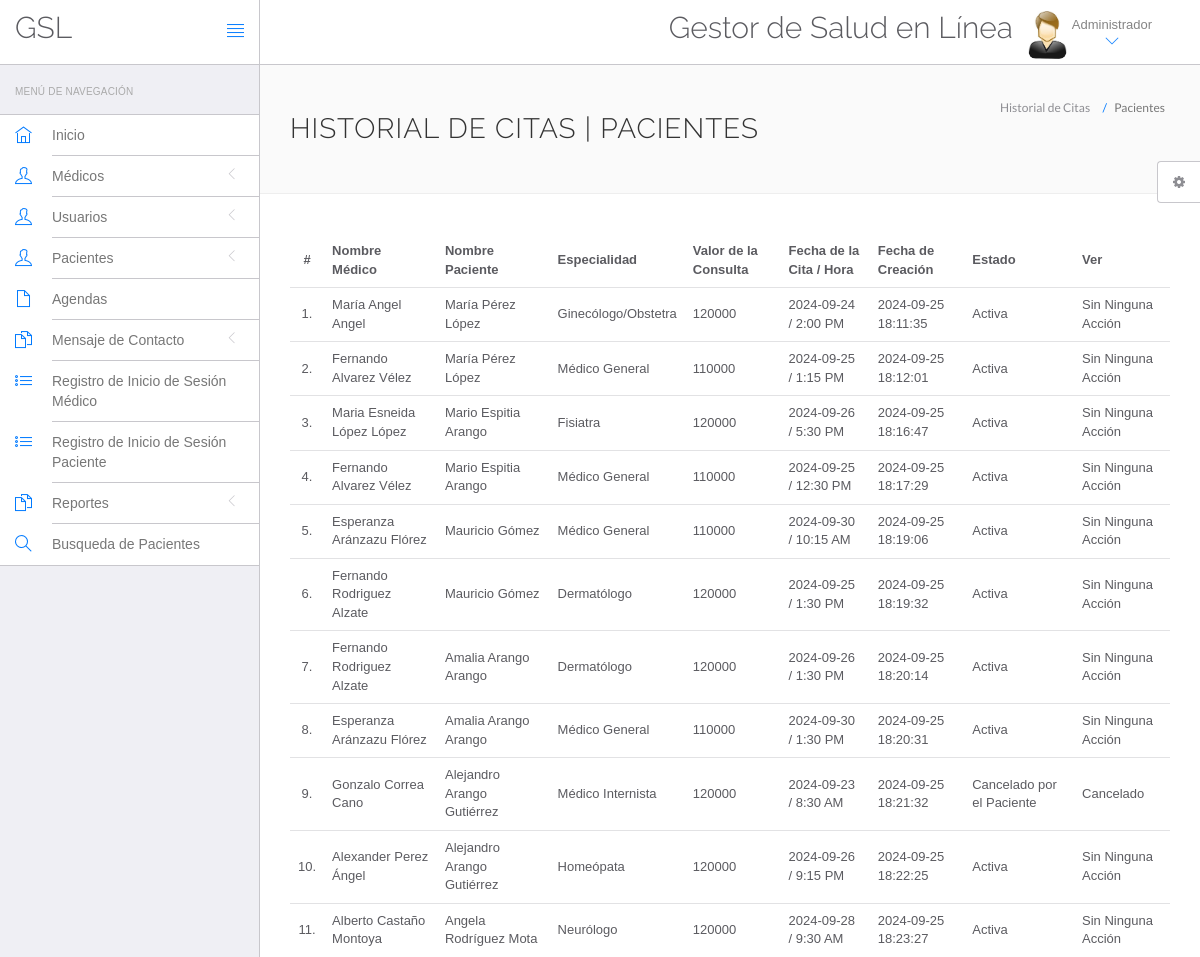
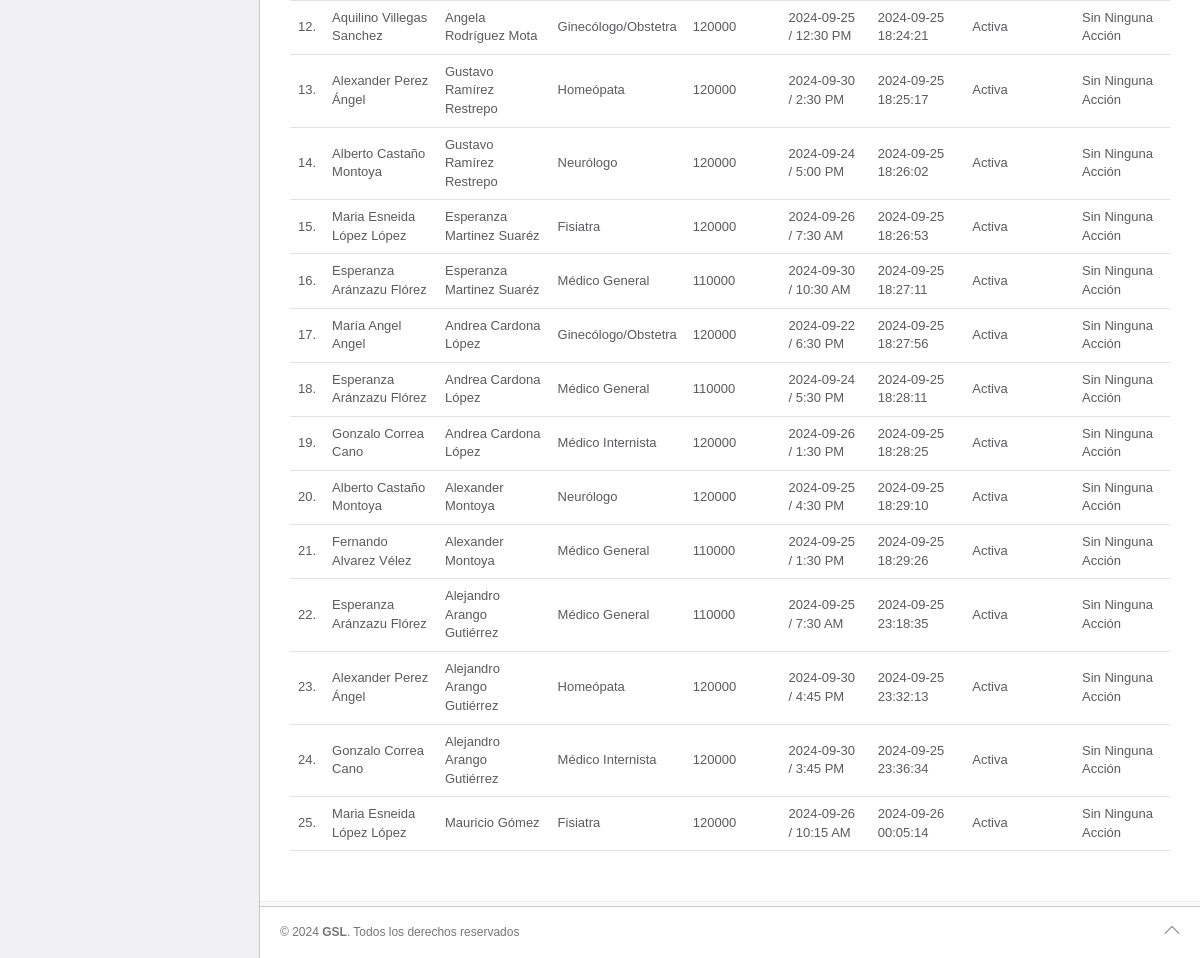
Page /hms/admin/appointment-history.php (signed in) on the committed database (2 pictures, top to bottom).
### tables this page shows
CREATE TABLE `appointment` (
  `id` int(11) NOT NULL,
  `doctorSpecialization` varchar(255) DEFAULT NULL,
  `doctorId` int(11) DEFAULT NULL,
  `userId` int(11) DEFAULT NULL,
  `consultancyFees` int(11) DEFAULT NULL,
  `appointmentDate` varchar(255) DEFAULT NULL,
  `appointmentTime` varchar(255) DEFAULT NULL,
  `postingDate` timestamp NULL DEFAULT current_timestamp(),
  `userStatus` int(11) DEFAULT NULL,
  `doctorStatus` int(11) DEFAULT NULL,
  `updationDate` timestamp NULL DEFAULT NULL ON UPDATE current_timestamp()
);

CREATE TABLE `doctors` (
  `id` int(11) NOT NULL,
  `specilization` varchar(255) DEFAULT NULL,
  `doctorName` varchar(255) DEFAULT NULL,
  `address` longtext DEFAULT NULL,
  `docFees` varchar(255) DEFAULT NULL,
  `contactno` bigint(11) DEFAULT NULL,
  `docEmail` varchar(255) DEFAULT NULL,
  `password` varchar(255) DEFAULT NULL,
  `creationDate` timestamp NULL DEFAULT current_timestamp(),
  `updationDate` timestamp NULL DEFAULT NULL ON UPDATE current_timestamp()
);

CREATE TABLE `users` (
  `id` int(11) NOT NULL,
  `fullName` varchar(255) DEFAULT NULL,
  `address` longtext DEFAULT NULL,
  `city` varchar(255) DEFAULT NULL,
  `gender` varchar(255) DEFAULT NULL,
  `email` varchar(255) DEFAULT NULL,
  `password` varchar(255) DEFAULT NULL,
  `regDate` timestamp NULL DEFAULT current_timestamp(),
  `updationDate` timestamp NULL DEFAULT NULL ON UPDATE current_timestamp()
);

### hms/admin/appointment-history.php (the view, shortened to what this page needs)
<?php
include('include/config.php');
?>
<!DOCTYPE html>
<html lang="en">
<head>
    <link rel="stylesheet" href="vendor/bootstrap/css/bootstrap.min.css">
    <link rel="stylesheet" href="vendor/fontawesome/css/font-awesome.min.css">
    <link rel="stylesheet" href="vendor/themify-icons/themify-icons.min.css">
    <link href="vendor/animate.css/animate.min.css" rel="stylesheet" media="screen">
    <link href="vendor/perfect-scrollbar/perfect-scrollbar.min.css" rel="stylesheet" media="screen">
    <link href="vendor/switchery/switchery.min.css" rel="stylesheet" media="screen">
    <link href="vendor/bootstrap-touchspin/jquery.bootstrap-touchspin.min.css" rel="stylesheet" media="screen">
    <link href="vendor/select2/select2.min.css" rel="stylesheet" media="screen">
    <link href="vendor/bootstrap-datepicker/bootstrap-datepicker3.standalone.min.css" rel="stylesheet" media="screen">
    <link href="vendor/bootstrap-timepicker/bootstrap-timepicker.min.css" rel="stylesheet" media="screen">
    <link rel="stylesheet" href="assets/css/styles.css">
    <link rel="stylesheet" href="assets/css/plugins.css">
    <link rel="stylesheet" href="assets/css/themes/theme-1.css" id="skin_color" />
</head>
<body>
    <div id="app">
        <?php include('include/sidebar.php');?>
        <div class="app-content">
            <?php include('include/header.php');?>
            <div class="main-content">
                <div class="wrap-content container" id="container">
                    <section id="page-title">
                        <div class="row">
                            <div class="col-sm-8">
                                <h1 class="mainTitle">Historial de Citas | Pacientes</h1>
                            </div>
                            <ol class="breadcrumb">
                                <li>
                                    <span>Historial de Citas </span>
                                </li>
                                <li class="active">
                                    <span>Pacientes</span>
                                </li>
                            </ol>
                        </div>
                    </section>
                    <div class="container-fluid container-fullw bg-white">
                        <div class="row">
                            <div class="col-md-12">
                                <table class="table table-hover" id="sample-table-1">
                                    <thead>
                                        <tr>
                                            <th class="center">#</th>
                                            <th class="hidden-xs">Nombre Médico</th>
                                            <th>Nombre Paciente</th>
                                            <th>Especialidad</th>
                                            <th>Valor de la Consulta</th>
                                            <th>Fecha de la Cita / Hora </th>
                                            <th>Fecha de Creación </th>
                                            <th>Estado </th>
                                            <th>Ver</th>
                                        </tr>
                                    </thead>
                                    <tbody>
                                        <?php
$sql=mysqli_query($con,"select doctors.doctorName as docname,users.fullName as pname,appointment.*  from appointment join doctors on doctors.id=appointment.doctorId join users on users.id=appointment.userId ");
$cnt=1;
while($row=mysqli_fetch_array($sql))
{
?>
                                        <tr>
                                            <td class="center"><?php echo $cnt;?>.</td>
                                            <td class="hidden-xs"><?php echo $row['docname'];?></td>
                                            <td class="hidden-xs"><?php echo $row['pname'];?></td>
                                            <td><?php echo $row['doctorSpecialization'];?></td>
                                            <td><?php echo $row['consultancyFees'];?></td>
                                            <td><?php echo $row['appointmentDate'];?> / <?php echo
												 $row['appointmentTime'];?>
                                            </td>
                                            <td><?php echo $row['postingDate'];?></td>
                                            <td>
                                                <?php if(($row['userStatus']==1) && ($row['doctorStatus']==1))
{
	echo "Activa";
}
if(($row['userStatus']==0) && ($row['doctorStatus']==1))
{
	echo "Cancelado por el Paciente";
}
												?></td>
                                            <td>
                                                <div class="visible-md visible-lg hidden-sm hidden-xs">
                                                    <?php if(($row['userStatus']==1) && ($row['doctorStatus']==1))
{
echo "Sin Ninguna Acción";
	 } else {
		echo "Cancelado";
		} ?>
                                                </div>
                                            </td>
                                        </tr>
                                        <?php
$cnt=$cnt+1;
											 }?>
                                    </tbody>
                                </table>
                            </div>
                        </div>
                    </div>
                </div>
            </div>
        </div>
        <?php include('include/footer.php');?>
        <?php include('include/setting.php');?>
    </div>
</body>
</html>

### hms/admin/assets/css/themes/theme-1.css (style rules this page uses)
body { background: #FAFAFA; }

### rows in the picture
appointment: doctorId.doctorName "María Angel Angel", userId.fullName "María Pérez López", doctorSpecialization "Ginecólogo/Obstetra", consultancyFees "120000", appointmentDate "2024-09-24", appointmentTime "2:00 PM", postingDate "2024-09-25 18:11:35", userStatus "Activa"
appointment: doctorId.doctorName "Fernando Alvarez Vélez", userId.fullName "María Pérez López", doctorSpecialization "Médico General", consultancyFees "110000", appointmentDate "2024-09-25", appointmentTime "1:15 PM", postingDate "2024-09-25 18:12:01", userStatus "Activa"
appointment: doctorId.doctorName "Maria Esneida López López", userId.fullName "Mario Espitia Arango", doctorSpecialization "Fisiatra", consultancyFees "120000", appointmentDate "2024-09-26", appointmentTime "5:30 PM", postingDate "2024-09-25 18:16:47", userStatus "Activa"
appointment: doctorId.doctorName "Fernando Alvarez Vélez", userId.fullName "Mario Espitia Arango", doctorSpecialization "Médico General", consultancyFees "110000", appointmentDate "2024-09-25", appointmentTime "12:30 PM", postingDate "2024-09-25 18:17:29", userStatus "Activa"
appointment: doctorId.doctorName "Esperanza Aránzazu Flórez", userId.fullName "Mauricio Gómez", doctorSpecialization "Médico General", consultancyFees "110000", appointmentDate "2024-09-30", appointmentTime "10:15 AM", postingDate "2024-09-25 18:19:06", userStatus "Activa"
appointment: doctorId.doctorName "Fernando Rodriguez Alzate", userId.fullName "Mauricio Gómez", doctorSpecialization "Dermatólogo", consultancyFees "120000", appointmentDate "2024-09-25", appointmentTime "1:30 PM", postingDate "2024-09-25 18:19:32", userStatus "Activa"
appointment: doctorId.doctorName "Fernando Rodriguez Alzate", userId.fullName "Amalia Arango Arango", doctorSpecialization "Dermatólogo", consultancyFees "120000", appointmentDate "2024-09-26", appointmentTime "1:30 PM", postingDate "2024-09-25 18:20:14", userStatus "Activa"
appointment: doctorId.doctorName "Esperanza Aránzazu Flórez", userId.fullName "Amalia Arango Arango", doctorSpecialization "Médico General", consultancyFees "110000", appointmentDate "2024-09-30", appointmentTime "1:30 PM", postingDate "2024-09-25 18:20:31", userStatus "Activa"
appointment: doctorId.doctorName "Gonzalo Correa Cano", userId.fullName "Alejandro Arango Gutiérrez", doctorSpecialization "Médico Internista", consultancyFees "120000", appointmentDate "2024-09-23", appointmentTime "8:30 AM", postingDate "2024-09-25 18:21:32", userStatus "Cancelado por el Paciente"
appointment: doctorId.doctorName "Alexander Perez Ángel", userId.fullName "Alejandro Arango Gutiérrez", doctorSpecialization "Homeópata", consultancyFees "120000", appointmentDate "2024-09-26", appointmentTime "9:15 PM", postingDate "2024-09-25 18:22:25", userStatus "Activa"
appointment: doctorId.doctorName "Alberto Castaño Montoya", userId.fullName "Angela Rodríguez Mota", doctorSpecialization "Neurólogo", consultancyFees "120000", appointmentDate "2024-09-28", appointmentTime "9:30 AM", postingDate "2024-09-25 18:23:27", userStatus "Activa"
appointment: doctorId.doctorName "Aquilino Villegas Sanchez", userId.fullName "Angela Rodríguez Mota", doctorSpecialization "Ginecólogo/Obstetra", consultancyFees "120000", appointmentDate "2024-09-25", appointmentTime "12:30 PM", postingDate "2024-09-25 18:24:21", userStatus "Activa"
appointment: doctorId.doctorName "Alexander Perez Ángel", userId.fullName "Gustavo Ramírez Restrepo", doctorSpecialization "Homeópata", consultancyFees "120000", appointmentDate "2024-09-30", appointmentTime "2:30 PM", postingDate "2024-09-25 18:25:17", userStatus "Activa"
appointment: doctorId.doctorName "Alberto Castaño Montoya", userId.fullName "Gustavo Ramírez Restrepo", doctorSpecialization "Neurólogo", consultancyFees "120000", appointmentDate "2024-09-24", appointmentTime "5:00 PM", postingDate "2024-09-25 18:26:02", userStatus "Activa"
appointment: doctorId.doctorName "Maria Esneida López López", userId.fullName "Esperanza Martinez Suaréz", doctorSpecialization "Fisiatra", consultancyFees "120000", appointmentDate "2024-09-26", appointmentTime "7:30 AM", postingDate "2024-09-25 18:26:53", userStatus "Activa"
appointment: doctorId.doctorName "Esperanza Aránzazu Flórez", userId.fullName "Esperanza Martinez Suaréz", doctorSpecialization "Médico General", consultancyFees "110000", appointmentDate "2024-09-30", appointmentTime "10:30 AM", postingDate "2024-09-25 18:27:11", userStatus "Activa"
appointment: doctorId.doctorName "María Angel Angel", userId.fullName "Andrea Cardona López", doctorSpecialization "Ginecólogo/Obstetra", consultancyFees "120000", appointmentDate "2024-09-22", appointmentTime "6:30 PM", postingDate "2024-09-25 18:27:56", userStatus "Activa"
appointment: doctorId.doctorName "Esperanza Aránzazu Flórez", userId.fullName "Andrea Cardona López", doctorSpecialization "Médico General", consultancyFees "110000", appointmentDate "2024-09-24", appointmentTime "5:30 PM", postingDate "2024-09-25 18:28:11", userStatus "Activa"
appointment: doctorId.doctorName "Gonzalo Correa Cano", userId.fullName "Andrea Cardona López", doctorSpecialization "Médico Internista", consultancyFees "120000", appointmentDate "2024-09-26", appointmentTime "1:30 PM", postingDate "2024-09-25 18:28:25", userStatus "Activa"
appointment: doctorId.doctorName "Alberto Castaño Montoya", userId.fullName "Alexander Montoya", doctorSpecialization "Neurólogo", consultancyFees "120000", appointmentDate "2024-09-25", appointmentTime "4:30 PM", postingDate "2024-09-25 18:29:10", userStatus "Activa"
appointment: doctorId.doctorName "Fernando Alvarez Vélez", userId.fullName "Alexander Montoya", doctorSpecialization "Médico General", consultancyFees "110000", appointmentDate "2024-09-25", appointmentTime "1:30 PM", postingDate "2024-09-25 18:29:26", userStatus "Activa"
appointment: doctorId.doctorName "Esperanza Aránzazu Flórez", userId.fullName "Alejandro Arango Gutiérrez", doctorSpecialization "Médico General", consultancyFees "110000", appointmentDate "2024-09-25", appointmentTime "7:30 AM", postingDate "2024-09-25 23:18:35", userStatus "Activa"
appointment: doctorId.doctorName "Alexander Perez Ángel", userId.fullName "Alejandro Arango Gutiérrez", doctorSpecialization "Homeópata", consultancyFees "120000", appointmentDate "2024-09-30", appointmentTime "4:45 PM", postingDate "2024-09-25 23:32:13", userStatus "Activa"
appointment: doctorId.doctorName "Gonzalo Correa Cano", userId.fullName "Alejandro Arango Gutiérrez", doctorSpecialization "Médico Internista", consultancyFees "120000", appointmentDate "2024-09-30", appointmentTime "3:45 PM", postingDate "2024-09-25 23:36:34", userStatus "Activa"
appointment: doctorId.doctorName "Maria Esneida López López", userId.fullName "Mauricio Gómez", doctorSpecialization "Fisiatra", consultancyFees "120000", appointmentDate "2024-09-26", appointmentTime "10:15 AM", postingDate "2024-09-26 00:05:14", userStatus "Activa"
